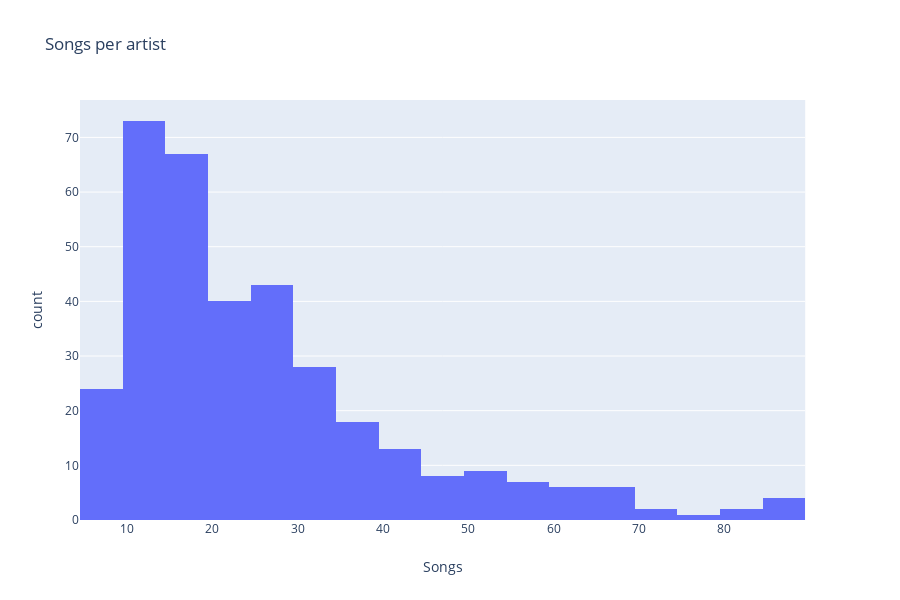

Source (notebook cell):
### Code cell
# distribution songs per artist
song_count_df = song_df.groupby('artist')[['song_name']].count()
print()

fig = px.histogram(song_count_df, x='song_name', title='Songs per artist', labels={'song_name': 'Songs'})
fig.show()

### Figure 1 — Plotly figure (JSON) as saved in the notebook; plotly's stock layout.template omitted (floating-point values rounded to 4 significant figures; data arrays with more than 128 entries replaced by an {"elided": "..."} marker saying what was removed)
{"data": [{"alignmentgroup": "True", "bingroup": "x", "hoverlabel": {"namelength": 0}, "hovertemplate": "Songs=%{x}<br>count=%{y}", "legendgroup": "", "marker": {"color": "#636efa"}, "name": "", "offsetgroup": "", "orientation": "v", "showlegend": false, "type": "histogram", "x": {"elided": "351 int values"}, "xaxis": "x", "yaxis": "y"}], "layout": {"barmode": "relative", "height": 600, "legend": {"tracegroupgap": 0}, "title": {"text": "Songs per artist"}, "xaxis": {"anchor": "y", "domain": [0, 0.98], "title": {"text": "Songs"}}, "yaxis": {"anchor": "x", "domain": [0, 1], "title": {"text": "count"}}}}
